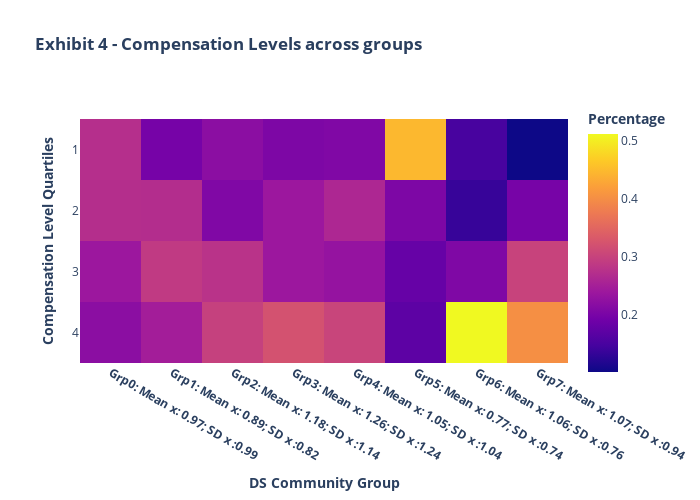

Notebook code for this chart:
### Code cell
# Visualize information in the form of a Heatmap
fig = px.imshow(compvsrolegroup_df,
                    labels=dict(x="<b>DS Community Group<b>", y="<b>Compensation Level Quartiles<b>",color="<b>Percentage<b>"),
                    title= '<b>Exhibit 4 - Compensation Levels across groups<b>',
                    x=compvsrolegroup_df.columns,#['Group 0','Group 1','Group 2','Group 3'],
                    y=compvsrolegroup_df.index,width=700, height=500
                   )
fig.update_xaxes(side="bottom")
fig.update_yaxes(type='category')
fig.show()
#plot_heatmap(compvsrolegroup_df,'Compensation Levels across groups',800,1000,y='str')

### Figure 1 — Plotly figure (JSON) as saved in the notebook; plotly's stock layout.template omitted (floating-point values rounded to 4 significant figures)
{"data": [{"coloraxis": "coloraxis", "hovertemplate": "<b>DS Community Group<b>: %{x}<br><b>Compensation Level Quartiles<b>: %{y}<br><b>Percentage<b>: %{z}<extra></extra>", "name": "0", "type": "heatmap", "x": ["<b>Grp0: Mean x: 0.97; SD x :0.99", "<b>Grp1: Mean x: 0.89; SD x :0.82", "<b>Grp2: Mean x: 1.18; SD x :1.14", "<b>Grp3: Mean x: 1.26; SD x :1.24", "<b>Grp4: Mean x: 1.05; SD x :1.04", "<b>Grp5: Mean x: 0.77; SD x :0.74", "<b>Grp6: Mean x: 1.06; SD x :0.76", "<b>Grp7: Mean x: 1.07; SD x :0.94"], "xaxis": "x", "y": [1, 2, 3, 4], "yaxis": "y", "z": [[0.2715, 0.1963, 0.2188, 0.2041, 0.2069, 0.4466, 0.1483, 0.1003], [0.2711, 0.2694, 0.207, 0.2373, 0.2605, 0.2039, 0.134, 0.1974], [0.2382, 0.2877, 0.2773, 0.2373, 0.2299, 0.1796, 0.2057, 0.301], [0.2192, 0.2466, 0.2969, 0.3212, 0.3027, 0.1699, 0.512, 0.4013]]}], "layout": {"coloraxis": {"colorbar": {"title": {"text": "<b>Percentage<b>"}}, "colorscale": [[0, "#0d0887"], [0.1111, "#46039f"], [0.2222, "#7201a8"], [0.3333, "#9c179e"], [0.4444, "#bd3786"], [0.5556, "#d8576b"], [0.6667, "#ed7953"], [0.7778, "#fb9f3a"], [0.8889, "#fdca26"], [1, "#f0f921"]]}, "height": 500, "title": {"text": "<b>Exhibit 4 - Compensation Levels across groups<b>"}, "width": 700, "xaxis": {"anchor": "y", "constrain": "domain", "domain": [0, 1], "scaleanchor": "y", "side": "bottom", "title": {"text": "<b>DS Community Group<b>"}}, "yaxis": {"anchor": "x", "autorange": "reversed", "constrain": "domain", "domain": [0, 1], "title": {"text": "<b>Compensation Level Quartiles<b>"}, "type": "category"}}}
